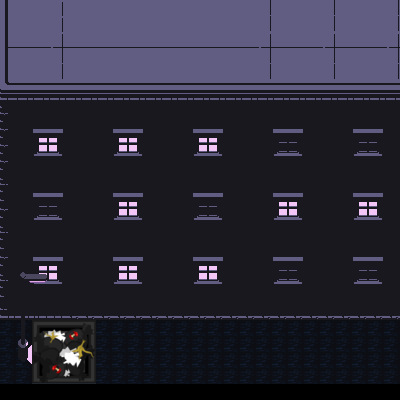

Tiled map render using the project's own tile images. Description and the map definition, with tile-layer contents summarised, below:
An orthogonal 25x25 tile map with 16x16 px tiles, 7 tile layers (Void, Ground, Wall1, ObjCanMove, ...), 4 tilesets and 4 objects (RoadToApartment, Start, RoadToApartmentBk, Potion).

<map version="1.10" tiledversion="1.10.2" orientation="orthogonal" renderorder="right-down" width="25" height="25" tilewidth="16" tileheight="16" infinite="0" nextlayerid="11" nextobjectid="9">
 <tileset firstgid="1" source="../Tile/town.tsx" />
 <tileset firstgid="601" source="../Tile/blackblock.tsx" />
 <tileset firstgid="602" source="../Tile/cyberpunk.tsx" />
 <tileset firstgid="1082" source="../Tile/pointer.tsx" />
 <layer id="2" name="Void" width="25" height="25">
  <data>[625 cells, 625 non-empty, 1 distinct tile ids]</data>
 </layer>
 <layer id="3" name="Ground" width="25" height="25">
  <data>[625 cells, 600 non-empty, 1 distinct tile ids]</data>
 </layer>
 <layer id="4" name="Wall1" width="25" height="25">
  <data>[625 cells, 50 non-empty, 6 distinct tile ids]</data>
 </layer>
 <layer id="5" name="ObjCanMove" width="25" height="25">
  <data>[625 cells, 475 non-empty, 30 distinct tile ids]</data>
 </layer>
 <layer id="6" name="ObjCanMove2" width="25" height="25">
  <data>[625 cells, 60 non-empty, 8 distinct tile ids]</data>
 </layer>
 <layer id="7" name="Object" width="25" height="25">
  <data>[625 cells, 16 non-empty, 16 distinct tile ids]</data>
 </layer>
 <layer id="8" name="OverlapPlayer" width="25" height="25">
  <data>[625 cells, 14 non-empty, 14 distinct tile ids]</data>
 </layer>
 <objectgroup id="9" name="Areas">
  <object id="1" name="RoadToApartment" x="390.371" y="320.51" width="26.4338" height="79.3014" />
 </objectgroup>
 <objectgroup id="10" name="Points">
  <object id="5" name="Start" x="208.333" y="358.667">
   <point />
  </object>
  <object id="6" name="RoadToApartmentBk" x="350.333" y="359.333">
   <point />
  </object>
  <object id="8" name="Potion" x="64" y="354.333">
   <point />
  </object>
 </objectgroup>
</map>
